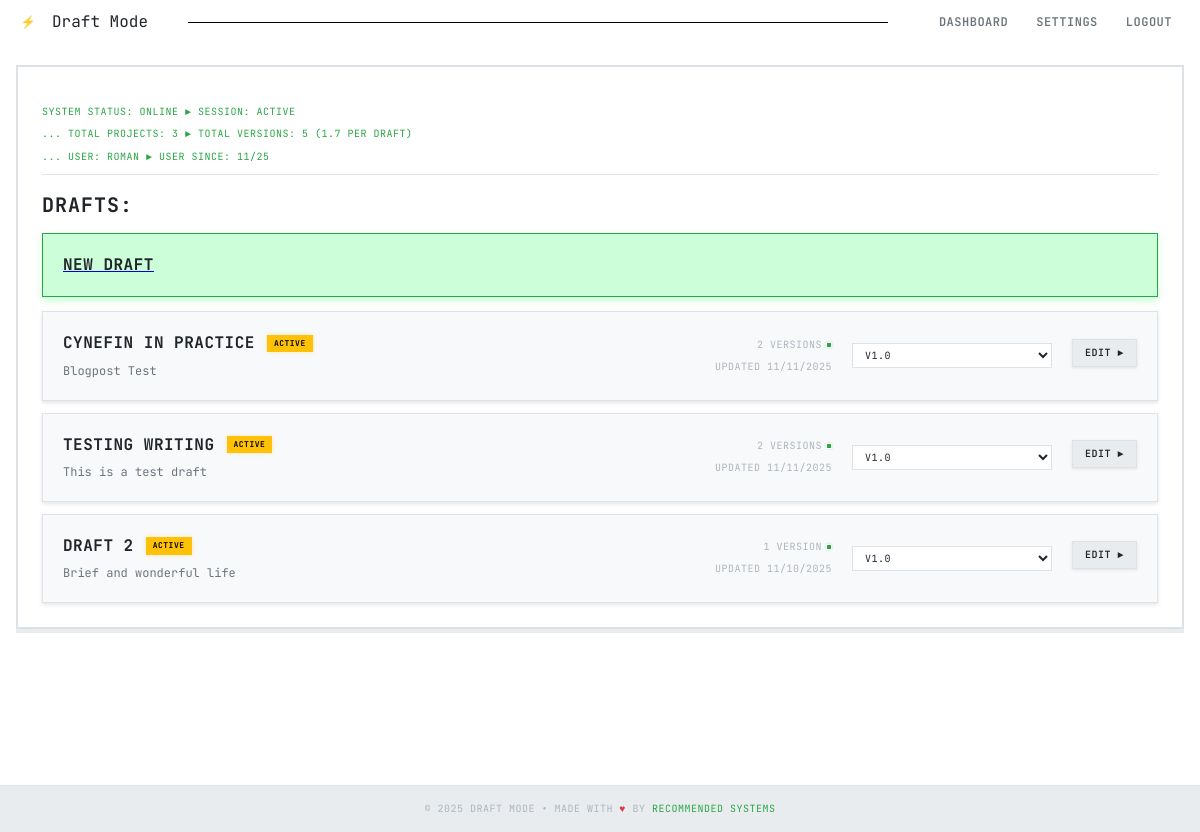
The app's page /dashboard (signed in) with its own data.
### models.py (models this page shows, shortened)
class User(db.Model):
    __tablename__ = 'users'
    id = db.Column(db.Integer, primary_key=True)
    name = db.Column(db.String(100), nullable=False)
    email = db.Column(db.String(120), unique=True, nullable=False, index=True)
    password_hash = db.Column(db.String(200), nullable=False)
    created_at = db.Column(db.DateTime, default=datetime.utcnow)
    updated_at = db.Column(db.DateTime, default=datetime.utcnow, onupdate=datetime.utcnow)
    failed_login_attempts = db.Column(db.Integer, default=0)
    locked_until = db.Column(db.DateTime, nullable=True)
    email_verified = db.Column(db.Boolean, default=False)
    verification_token = db.Column(db.String(100), unique=True, nullable=True)
    verification_token_expires = db.Column(db.DateTime, nullable=True)
    reset_token = db.Column(db.String(100), unique=True, nullable=True)
    reset_token_expires = db.Column(db.DateTime, nullable=True)
    api_token = db.Column(db.String(64), unique=True, nullable=True)
    api_token_created = db.Column(db.DateTime, nullable=True)
    blog_drafts = db.relationship('BlogDraft', backref='author', lazy=True, cascade='all, delete-orphan')
    @property
    def total_versions(self):
        return sum(len(draft.versions) for draft in self.blog_drafts)

class BlogDraft(db.Model):
    __tablename__ = 'blog_drafts'
    id = db.Column(db.Integer, primary_key=True)
    title = db.Column(db.String(200), nullable=False)
    description = db.Column(db.Text)
    user_id = db.Column(db.Integer, db.ForeignKey('users.id'), nullable=False)
    created_at = db.Column(db.DateTime, default=datetime.utcnow)
    updated_at = db.Column(db.DateTime, default=datetime.utcnow, onupdate=datetime.utcnow)
    versions = db.relationship('DraftVersion', backref='blog_draft', lazy=True, cascade='all, delete-orphan', order_by='DraftVersion.created_at.desc()')

### routes/main.py (the view)
@main_bp.route('/dashboard')
@login_required
def dashboard():
    user = get_current_user()
    drafts = BlogDraft.query.filter_by(user_id=user.id).order_by(BlogDraft.updated_at.desc()).all()
    return render_template('dashboard.html', user=user, drafts=drafts)

### templates/dashboard.html (shortened to what this page needs)
{% extends "base.html" %}
{% block extra_css %}
<link rel="stylesheet" href="{{ url_for('static', filename='css/dashboard.css') }}">
{% endblock %}
{% block breadcrumb %}
<div class="breadcrumb">
    <span style="color: var(--accent-green); font-size: 10px; text-transform: uppercase; letter-spacing: 0.5px;">
        System Status: Online ► Session: Active <br>
        ... Total Projects: {{ drafts|length }} ► Total Versions: {% set total_versions = 0 %}
            {% for draft in drafts %}
                {% set total_versions = total_versions + draft.versions|length %}
            {% endfor %}
            {{ user.total_versions }}
            {% if drafts|length > 0 %}
                    ({{ "%.1f"|format(user.total_versions / drafts|length) }} per draft)
            {% endif %}<br>
        ... User: {{ user.name }} ► User Since: {{ user.created_at.strftime('%m/%y') }}
    </span>
</div>
{% endblock %}
{% block content %}
{% if drafts %}
<h2>DRAFTS:</h2>
    <div class="drafts-list">
        <a href="{{ url_for('drafts.create_draft') }}">
            <div class="draft-card active" style="background-color: rgba(0, 255, 65, 0.2);">
                <div class="draft-title">New Draft</div>
            </div>
        </a>
        {% for draft in drafts %}
        <div class="draft-card">
            <div class="draft-header">
                <div class="draft-title">
                    {% if draft.versions %}
                        {% set current_version = draft.versions|selectattr('is_current')|first %}
                        {% if current_version %}
                            <a href="{{ url_for('drafts.edit_draft', draft_id=draft.id, version=current_version.id) }}" style="color: inherit; text-decoration: none;">{{ draft.title }}</a>
                        {% else %}
                            <a href="{{ url_for('drafts.edit_draft', draft_id=draft.id) }}" style="color: inherit; text-decoration: none;">{{ draft.title }}</a>
                        {% endif %}
                    {% else %}
                        <a href="{{ url_for('drafts.edit_draft', draft_id=draft.id) }}" style="color: inherit; text-decoration: none;">{{ draft.title }}</a>
                    {% endif %}
                    {% if draft.versions %}
                        {% set has_final = false %}
                        {% set has_review = false %}
                        {% set has_working = false %}
                        {% for version in draft.versions %}
                            {% if version.tag == 'final' %}
                                {% set has_final = true %}
                            {% elif version.tag == 'ready_for_review' %}
                                {% set has_review = true %}
                            {% elif version.tag == 'working' %}
                                {% set has_working = true %}
                            {% endif %}
                        {% endfor %}
                        {% if has_final %}
                            <span class="draft-status final">Final</span>
                        {% elif has_review %}
                            <span class="draft-status active" style="background: var(--accent-blue); box-shadow: 0 0 4px var(--accent-blue);">Review</span>
                        {% elif has_working %}
                            <span class="draft-status active" style="background: var(--accent-purple); box-shadow: 0 0 4px var(--accent-purple);">Working</span>
                        {% else %}
                            <span class="draft-status active">Active</span>
                        {% endif %}
                    {% else %}
                        <span class="draft-status empty">Empty</span>
                    {% endif %}
                </div>
                {% if draft.description %}
                    <div class="draft-description">{{ draft.description }}</div>
                {% else %}
                    <div class="draft-description" style="font-style: italic; color: var(--text-muted);">
                        No description provided
                    </div>
                {% endif %}
            </div>
            <div class="draft-meta">
                <div class="draft-versions">
                    <span>{{ draft.versions|length }} version{{ 's' if draft.versions|length != 1 else '' }}</span>
                    <div class="version-indicator"></div>
                </div>
                <div>Updated {{ draft.updated_at.strftime('%m/%d/%Y') }}</div>
            </div>
            <div class="draft-actions">
                {% if draft.versions|length > 0 %}
                    <select class="version-selector" onchange="editVersion({{ draft.id }}, this.value)">
                        {% for version in draft.versions %}
                            <option value="{{ version.id }}" {% if version.is_current %}selected{% endif %}>
                                {% if version.tag and version.tag != 'draft' %}
                                    {% if version.tag == 'final' %}
                                        {{ version.version_name }} [FINAL]
                                    {% elif version.tag == 'ready_for_review' %}
                                        {{ version.version_name }} [REVIEW]
                                    {% elif version.tag == 'working' %}
                                        {{ version.version_name }} [WORKING]
                                    {% else %}
                                        {{ version.version_name }}
                                    {% endif %}
                                {% else %}
                                    {{ version.version_name }}
                                {% endif %}
                            </option>
                        {% endfor %}
                    </select>
                {% endif %}
            </div>
            <div>
                <a href="{{ url_for('drafts.edit_draft', draft_id=draft.id) }}" class="btn edit-btn">
                    Edit ►
                </a>
            </div>
        </div>
        {% endfor %}
    </div>
{% else %}
    <div class="empty-state">
        <h3>No Drafts Found</h3>
        <p>Ready to start your first writing project?</p>
        <a href="{{ url_for("drafts.create_draft") }}" class="btn primary">Initialize First Draft</a>
    </div>
{% endif %}
{% endblock %}

### templates/base.html (shortened to what this page needs)
<!DOCTYPE html>
<html lang="en" data-theme="{{ session.get('theme', 'light') }}">
<head>
    <link rel="stylesheet" href="{{ url_for('static', filename='css/light-theme.css') }}">
    <link rel="stylesheet" href="{{ url_for('static', filename='css/base.css') }}">
    {% block extra_css %}{% endblock %}
</head>
<body>
    <nav class="top-nav">
        <div class="nav-container">
            <a href="{% if session.user_id %}{{ url_for('main.dashboard') }}{% else %}{{ url_for('main.index') }}{% endif %}" class="nav-brand">
                <div class="title-icon">⚡</div> Draft Mode
            </a>
            <div style="width:70%; display:flex;">
                <div style="height:1px; border-bottom:1px solid black; display:inline-flex; width:90%; margin: 0 auto;"></div>
            </div>
            <div class="nav-menu" id="navMenu">
                {% if session.user_id %}
                    <a href="{{ url_for('main.dashboard') }}" class="nav-link">Dashboard</a>
                    <a href="{{ url_for('settings.profile') }}" class="nav-link">Settings</a>
                    <a href="{{ url_for("auth.logout") }}" class="nav-link">Logout</a>
                {% else %}
                    <a href="{{ url_for("auth.login") }}" class="nav-link">Sign In</a>
                    <a href="{{ url_for("auth.signup") }}" class="nav-link primary">Sign Up</a>
                {% endif %}
            </div>
        </div>
    </nav>
    <div class="main-container">
        {% if request.endpoint != 'drafts.edit_draft' %}
        <div class="content-wrapper">
            <div class="content">
                {% block breadcrumb %}{% endblock %}
                {% block content %}{% endblock %}
            </div>
        </div>
        {% else %}
        {% block breadcrumb_editor %}{% endblock %}
        {% include 'partials/flash_messages.html' %}
        {% block editor_content %}{% endblock %}
        {% endif %}
    </div>
    <footer class="footer">
        <div>
            © 2025 Draft Mode • Made with <span class="footer-heart">♥</span> by
            <a href="#" target="_blank">Recommended Systems</a>
        </div>
    </footer>
</body>
</html>

### static/css/light-theme.css (style rules this page uses)
:root { --bg-primary: #ffffff; --bg-secondary: #f8f9fa; --bg-tertiary: #e9ecef; --text-primary: #212529; --text-secondary: #6c757d; --text-muted: #adb5bd; --border-primary: #dee2e6; --border-secondary: #ced4da; --accent-green: #28a745; --accent-red: #dc3545; --accent-yellow: #ffc107; --accent-blue: #007bff; --accent-purple: #6f42c1; --pixel-size: 2px; --glow-primary: 0 0 10px rgba(40, 167, 69, 0.3); --glow-secondary: 0 0 5px rgba(0, 123, 255, 0.3); --scan-lines: #ffffff; }
[data-theme="light"] .btn { background: var(--bg-tertiary); border: 1px solid var(--border-primary); color: var(--text-primary); box-shadow: 0 1px 3px rgba(0, 0, 0, 0.1); }
[data-theme="light"] .top-nav { background: var(--white); }
[data-theme="light"] .nav-link { color: var(--text-secondary); }
[data-theme="light"] input, [data-theme="light"] textarea, [data-theme="light"] select { background: #ffffff; border: 1px solid var(--border-primary); color: var(--text-primary); }
[data-theme="light"] .content { background: var(--bg-primary); }
[data-theme="light"] .draft-card { background: var(--bg-secondary); border: 1px solid var(--border-primary); box-shadow: 0 2px 4px rgba(0, 0, 0, 0.1); }
[data-theme="light"] .draft-status.active { background: var(--accent-yellow); color: #000000; border-color: var(--accent-yellow); box-shadow: 0 0 4px rgba(255, 193, 7, 0.3); }
[data-theme="light"] .footer { background: var(--bg-tertiary); border-top: 1px solid var(--border-primary); }
[data-theme="light"] .breadcrumb { border-bottom: 1px solid var(--border-primary); }
[data-theme="light"] .version-indicator { background: var(--accent-green); border: 1px solid var(--bg-primary); box-shadow: 0 0 2px rgba(40, 167, 69, 0.3); }
[data-theme="light"] body { background-image: var(--scan-lines); }
[data-theme="light"] h1, [data-theme="light"] h2, [data-theme="light"] h3, [data-theme="light"] h4, [data-theme="light"] h5, [data-theme="light"] h6 { text-shadow: none; }

### records on screen
User: name "ROMAN", created_at "11/25"
BlogDraft: title "CYNEFIN IN PRACTICE", description "Blogpost Test", versions|length "2", versions "S", updated_at "11/11/2025"
BlogDraft: title "TESTING WRITING", description "This is a test draft", versions|length "2", versions "S", updated_at "11/11/2025"
BlogDraft: title "DRAFT 2", description "Brief and wonderful life", versions|length "1", updated_at "11/10/2025"

### other values on screen
{{ drafts|length }} "3"
{{ user.total_versions }} "5"
{{ "%.1f"|format(user.total_versions / drafts|length) }} "1.7"
form field value "v1.0"
